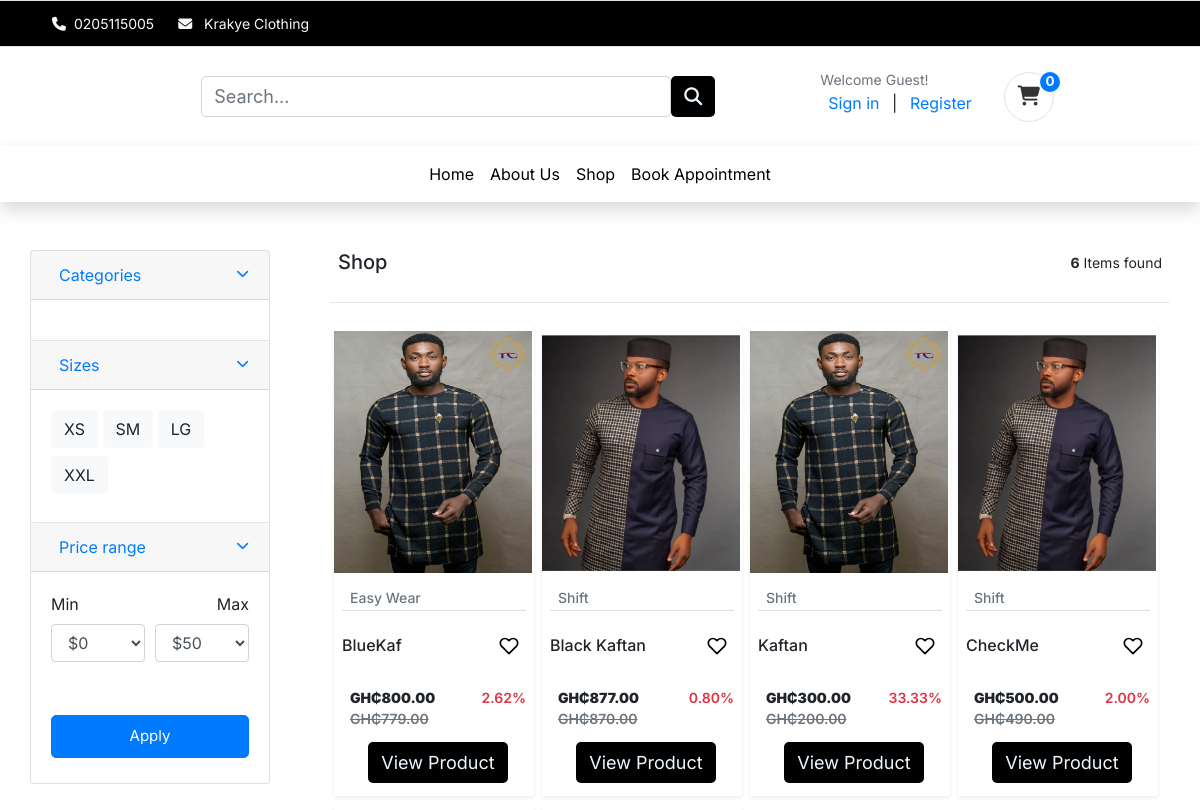
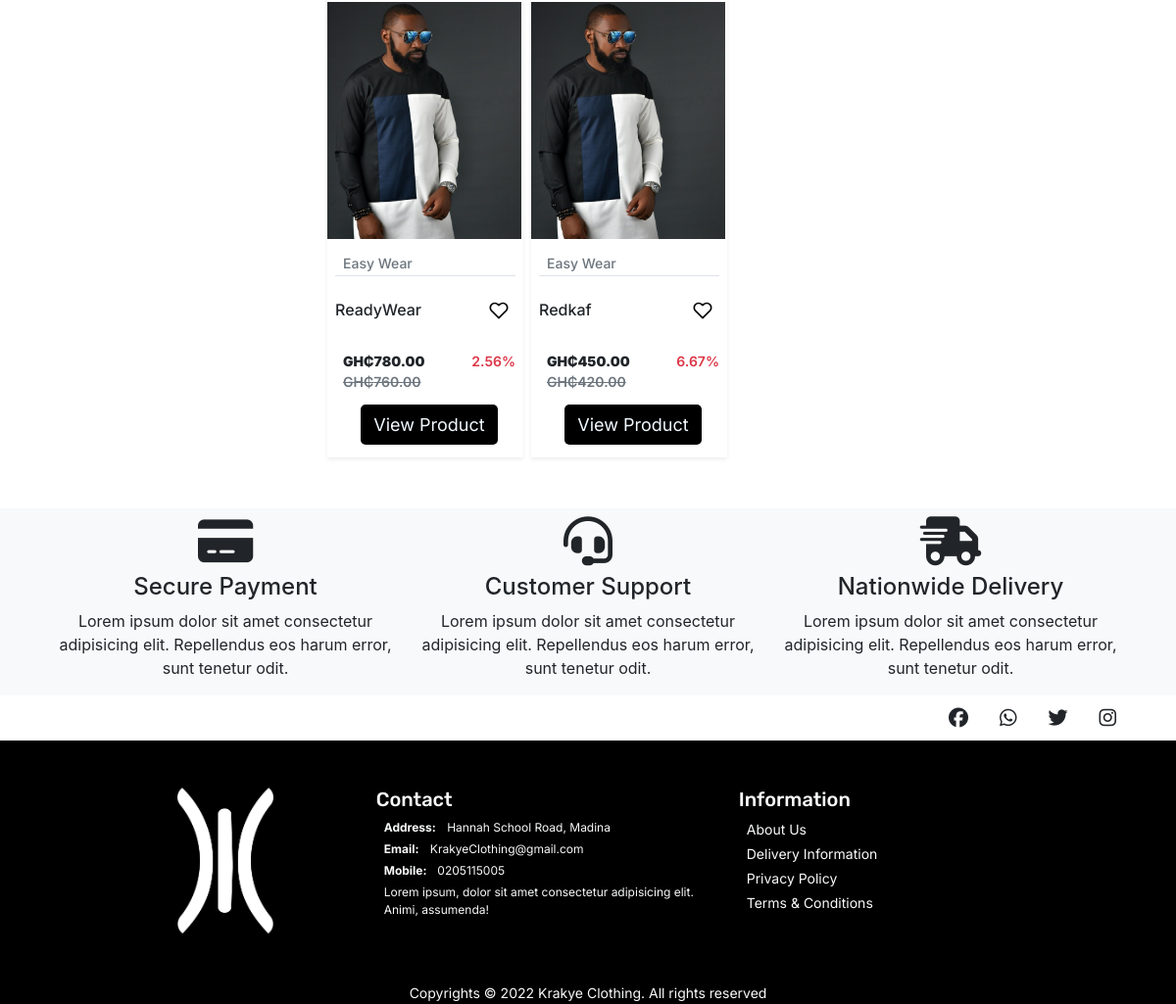
The app's page /shop/ with its own data (2 pictures, top to bottom).
### store/models.py (models this page shows, shortened)
class Product(models.Model):
    product_name = models.CharField(max_length=255)
    slug = models.SlugField(max_length=255, unique=True)
    description = models.TextField(blank=True)
    size_guide = models.ImageField(upload_to='size_guide/')
    images = models.ImageField(upload_to='products/')
    price = models.DecimalField(max_digits=6, decimal_places=2, default=0)
    discounted_price = models.DecimalField(max_digits=6, decimal_places=2, default=0)
    stock = models.IntegerField(default=0)
    in_stock = models.BooleanField(default=True)
    created_date = models.DateTimeField(auto_now_add=True)
    modified_date = models.DateTimeField(auto_now=True)
    category = models.ForeignKey(Category, on_delete=models.CASCADE)
    objects = models.Manager()
    products = ProductManager()
    @property
    def discount(self):
        if self.discounted_price > 0:
            discount_percent = ((self.price - self.discounted_price)/self.price)*100
            return format(discount_percent, '.2f')
    def get_absolute_url(self):
        return reverse('store:product_detail', args=[self.category.slug, self.slug])
    class Meta:
        verbose_name_plural = 'Products'
        ordering = ('-created_date', )

### category/models.py (models this page shows, shortened)
class Category(models.Model):
    category_name = models.CharField(max_length=50, unique=True)
    slug = models.SlugField(max_length=50, unique=True)
    description = models.TextField(blank=True)
    cat_image = models.ImageField(upload_to = 'categories')
    class Meta:
        verbose_name_plural ='categories'
    def __str__(self):
        return self.category_name

### store/views.py (the view)
# urls.py: path('shop/', views.shop, name='shop'),
def shop(request, category_slug=None):
    shop_products = None
    categories = None
    if category_slug != None:
        categories = get_object_or_404(Category, slug=category_slug)
        shop_products = Product.objects.filter(category = categories, in_stock=True).order_by('?')
        product_count = Product.objects.count()
    else:
        shop_products  = Product.objects.all().order_by('?')
        product_count = Product.objects.count()
    paginator = Paginator(shop_products, 20)
    page = request.GET.get('page')
    try:
        shop_products = paginator.page(page)
    except PageNotAnInteger:
        shop_products = paginator.page(1)
    except EmptyPage:
        shop_products = paginator.page(paginator.num_pages)
    context = {
        'shop_products': shop_products,
        'pages'  : page ,
        'product_count': product_count,
    }
    return render(request, 'store/shop.html', context)

### cart/context_processors.py (called while the page is built)
def counter(request):
    cart_count = 0
    if 'admin' in request.path:
        return {}
    else:
        try:
            cart = Cart.objects.filter(cart_id=_cart_id(request))
            if request.user.is_authenticated:
                cart_items = CartItem.objects.all().filter(user=request.user)
            else:
                cart_items = CartItem.objects.all().filter(cart=cart[:1])
            for cart_item in cart_items:
                cart_count += cart_item.quantity
        except Cart.DoesNotExist:
            cart_count = 0
    return dict(cart_count=cart_count)

### cart/views.py (called while the page is built)
def _cart_id(request):
    cart = request.session.session_key
    if not cart:
        cart = request.session.create()
    return cart

### templates/store/shop.html (shortened to what this page needs)
{% extends '../base.html' %} {% block title %}Krakye Clothing{% endblock%}
{% block content %} {%load static%}
  <main id="main-site">
    <div class="row">
      {%include '../includes/category.html'%}
      <div class='col-md-9'>
      <section id="shop">
        <div class="container py-5">
          <div class="row d-flex justify-content-between">
            <div class="col">{%if 'search' in request.path%}
              <h4 class="font-inter font-size-20">Search Results</h4>
              {%else%}
              <h4 class="font-inter font-size-20">Shop</h4>
              {%endif%}</div>
            <div class="col text-right"><span class="font-inter font-size-14"><b>{{product_count}}</b> Item{%if product_count > 1%}s{%endif%} found</span></div>
          </div>
          <hr>
        <div class="grid">
          {%for item in shop_products%}
          <div class="grid-item {{item.category}} m-0">
            <div class="shadow-sm item py-2 m-1" style="width: 200px">
              <div class="product font-inter">
                  <img src="{{item.images.url}}" alt="product-1" class="img-fluid" style="width: 198px; height: 242.3px;">
                <div class="mt-2">
                  <h4 class="product-category mx-2 border-bottom"><a class="text-black font-size-14 text-muted" href="">{{item.category}}</a></h4>
                </div>
                <div class="text-center ml-2">
                  <div class="d-flex align-items-center justify-content-between mb-0">
                    <h6>{{item.product_name}}</h6>
                    <button class="btn btn-wishlist pb-3" style="color: black;">
                    </button>
                  </div>
                  <div class="price d-flex text-left font-size-14">
                    <div class="new-price p-2">
                      <span><b>GH₵{{item.price}}</b></span>
                      <span class="old-price text-muted">GH₵{{item.discounted_price}}</span>
                    </div>
                    <div class= "ml-auto p-2">
                      <span class="discount-percentage text-danger">{{item.discount}}%</span>
                    </div>
                  </div>
                  <a href="{{item.get_absolute_url}}">
                    <button type="submit" class="btn btn-product font-size-12 product-link" >View Product</button>
                    </a>
                  </div>
              </div>
            </div>
          </div>
          {%endfor%}
        </div>
        </div>
      </section>
      </div>
    </div>
     <section id="site-info" class="bg-light pt-2">
        <div class="container">
          <div class="row ">
            <div class="col-lg-4 col-12 text-center">
              <i class="fa-solid fa-credit-card font-size-50 pb-2"></i>
              <h4>Secure Payment</h4>
              <p>Lorem ipsum dolor sit amet consectetur adipisicing elit. Repellendus eos harum error, sunt tenetur odit.</p>
            </div>
            <div class="col-lg-4 col-12 text-center">
              <i class="fa-solid fa-headset font-size-50 pb-2"></i>
              <h4>Customer Support</h4>
              <p>Lorem ipsum dolor sit amet consectetur adipisicing elit. Repellendus eos harum error, sunt tenetur odit.</p>
            </div>
            <div class="col-lg-4 col-12 text-center">
              <i class="fa-solid fa-truck-fast font-size-50 pb-2"></i>
              <h4>Nationwide Delivery</h4>
              <p>Lorem ipsum dolor sit amet consectetur adipisicing elit. Repellendus eos harum error, sunt tenetur odit.</p>
            </div>
          </div>
        </div>
      </section>
  </main>
{%endblock%}

### static/css/style.css (style rules this page uses)
button, button:focus { outline: none !important; box-shadow: none !important; }
.btn-product { background-color: black; color: aliceblue; }
.old-price { text-decoration: line-through; }
.font-inter { font-family: "Inter", cursive; }
.font-size-12 { font-size: 12px; }
.font-size-14 { font-size: 14px; }
.font-size-20 { font-size: 20px; }
.font-size-50 { font-size: 50px; }
a { text-decoration: none; }
.btn-cart, .btn-wishlist { position: relative; align-items: center; justify-content: center; width: 50px; height: 50px; color: #333333; border: none; outline: none; border-radius: 50%; }
.row { margin: 0; }
.col-2, .col { padding: 0 1vh; }
a { padding: 0 1vh; }
hr { margin-top: 1.25rem; }
input, textarea, button { padding: 8px 15px; border-radius: 5px !important; margin: 5px 0px; box-sizing: border-box; border: 1px solid #ccc; font-size: 18px !important; font-weight: 300; }

### static/css/ui.css (style rules this page uses)
.price { font-weight: 600; color: #212529; }

### records on screen
Product: images (picture), category "Easy Wear", product_name "BlueKaf", price "800.00", discounted_price "779.00", discount "2.62"
Product: images (picture), category "Shift", product_name "Black Kaftan", price "877.00", discounted_price "870.00", discount "0.80"
Product: images (picture), category "Shift", product_name "Kaftan", price "300.00", discounted_price "200.00", discount "33.33"
Product: images (picture), category "Shift", product_name "CheckMe", price "500.00", discounted_price "490.00", discount "2.00"
Product: images (picture), category "Easy Wear", product_name "ReadyWear", price "780.00", discounted_price "760.00", discount "2.56"
Product: images (picture), category "Easy Wear", product_name "Redkaf", price "450.00", discounted_price "420.00", discount "6.67"

### other values on screen
{{ cart_count }} "0"
{{ product_count }} "6"
